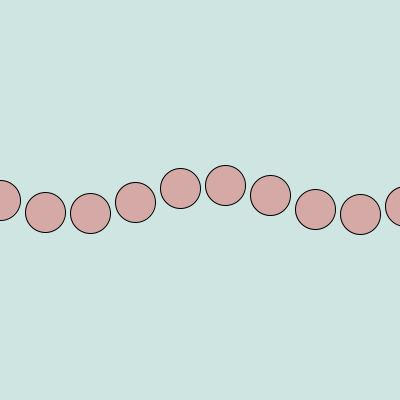
Frame 1 (no input)
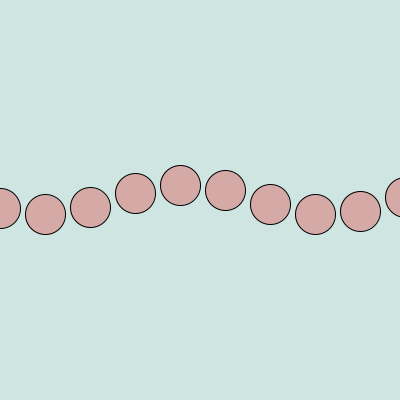
Frame 60 (the mouse pressed at the canvas centre just before this capture)
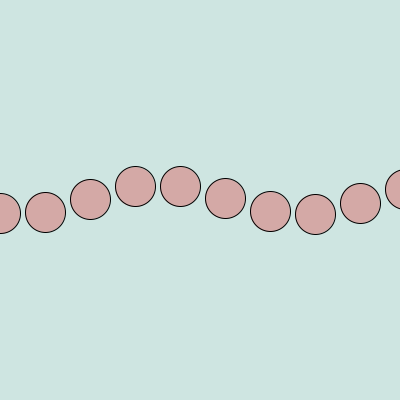
Frame 120 (the mouse held since frame 60 and released just before this capture)

The Processing sketch that drew these frames (run headless with seeded random() and noise(); from frame 60 on, the mouse is pressed at the canvas centre):

// Processing sketch: processing_121267
// ── processing_121267.pde

float counter = 0;
 
void setup()
{
  size(400, 400);
  colorMode(HSB, 360, 100, 100);
}
 
void draw()
{
  background(170, 10, 90);
   
  translate(0, height/2);
  
   
  for (int i=0; i<10; i++)
  {
    pushMatrix();
    translate(i*45, sin(counter+i)*15);
    
    
    fill(RGB, 80, 88, 83);
    ellipse(0, 0, 40, 40);
    popMatrix();
     
    counter += 0.001;
  }
}
